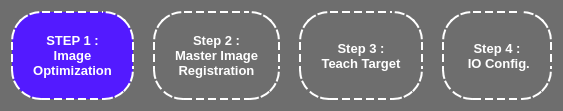
        <widget class="QFrame" name="frame_2">
         <property name="styleSheet">
          <string notr="true">QFrame{
	border:none;
	border-radius:30%;
	color: rgb(255, 255, 255);
	background-color: rgb(110, 110, 110);
}
</string>
         </property>
         <property name="frameShape">
          <enum>QFrame::Shape::StyledPanel</enum>
         </property>
         <property name="frameShadow">
          <enum>QFrame::Shadow::Raised</enum>
         </property>
         <layout class="QHBoxLayout" name="horizontalLayout_2">
          <item>
           <widget class="QLabel" name="label">
            <property name="font">
             <font>
              <pointsize>10</pointsize>
              <bold>true</bold>
             </font>
            </property>
            <property name="styleSheet">
             <string notr="true">QLabel{
	padding:20px;
	border:2px dashed white;
	boarder-radius:20%;
	background-color: rgb(83, 26, 255);
}</string>
            </property>
            <property name="text">
             <string>STEP 1 :
Image
Optimization</string>
            </property>
            <property name="alignment">
             <set>Qt::AlignmentFlag::AlignCenter</set>
            </property>
           </widget>
          </item>
          <item alignment="">
           <widget class="QLabel" name="label_2">
            <property name="text">
             <string/>
            </property>
            <property name="pixmap">
             <pixmap resource="StaticAssets.qrc">:/Icons/Assets/Icons/icons8-forward-arrow-100.png</pixmap>
            </property>
           </widget>
          </item>
          <item>
           <widget class="QLabel" name="label_3">
            <property name="font">
             <font>
              <pointsize>10</pointsize>
              <bold>true</bold>
             </font>
            </property>
            <property name="styleSheet">
             <string notr="true">QLabel{
	padding:20px;
	border:2px dashed white;
}</string>
            </property>
            <property name="text">
             <string>Step 2 :
Master Image
Registration</string>
            </property>
            <property name="alignment">
             <set>Qt::AlignmentFlag::AlignCenter</set>
            </property>
           </widget>
          </item>
          <item alignment="">
           <widget class="QLabel" name="label_6">
            <property name="text">
             <string/>
            </property>
            <property name="pixmap">
             <pixmap resource="StaticAssets.qrc">:/Icons/Assets/Icons/icons8-forward-arrow-100.png</pixmap>
            </property>
           </widget>
          </item>
          <item>
           <widget class="QLabel" name="label_4">
            <property name="font">
             <font>
              <pointsize>10</pointsize>
              <bold>true</bold>
             </font>
            </property>
            <property name="styleSheet">
             <string notr="true">QLabel{
	padding:20px;
	border:2px dashed white;
}</string>
            </property>
            <property name="text">
             <string>Step 3 :
Teach Target</string>
            </property>
            <property name="alignment">
             <set>Qt::AlignmentFlag::AlignCenter</set>
            </property>
           </widget>
          </item>
          <item alignment="">
           <widget class="QLabel" name="label_7">
            <property name="text">
             <string/>
            </property>
            <property name="pixmap">
             <pixmap resource="StaticAssets.qrc">:/Icons/Assets/Icons/icons8-forward-arrow-100.png</pixmap>
            </property>
           </widget>
          </item>
          <item>
           <widget class="QLabel" name="label_5">
            <property name="font">
             <font>
              <pointsize>10</pointsize>
              <bold>true</bold>
             </font>
            </property>
            <property name="styleSheet">
             <string notr="true">QLabel{
	padding:20px;
	border:2px dashed white;
}</string>
            </property>
            <property name="text">
             <string>Step 4 :
 IO Config.</string>
            </property>
            <property name="alignment">
             <set>Qt::AlignmentFlag::AlignCenter</set>
            </property>
           </widget>
          </item>
         </layout>
        </widget>
